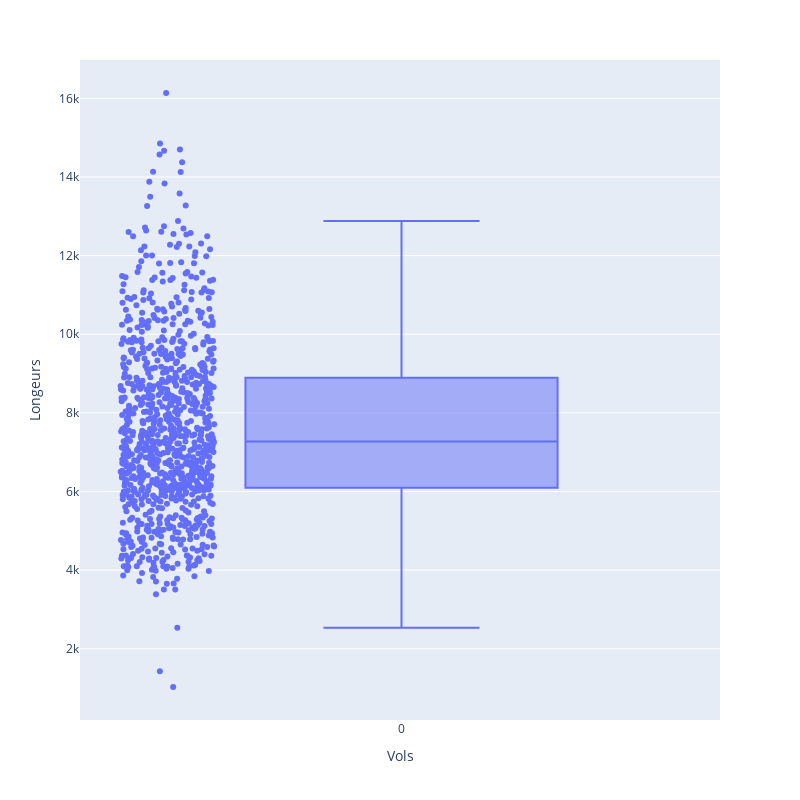

The notebook cell saved with this chart:
### Markdown cell above
4. **Visualisation de la distribution de la longueur des vols :**

### Code cell
import plotly.express as px
fig = px.box(longueurs_vols.values(), points="all")
fig.update_layout(
    autosize=False,
    width=800,
    height=800, xaxis_title="Vols", yaxis_title="Longeurs")
fig.show()

### Figure 1 — Plotly figure (JSON) as saved in the notebook; plotly's stock layout.template omitted (floating-point values rounded to 4 significant figures; data arrays with more than 128 entries replaced by an {"elided": "..."} marker saying what was removed)
{"data": [{"alignmentgroup": "True", "boxpoints": "all", "hovertemplate": "variable=%{x}<br>value=%{y}<extra></extra>", "legendgroup": "", "marker": {"color": "#636efa"}, "name": "", "notched": false, "offsetgroup": "", "orientation": "v", "showlegend": false, "type": "box", "x": {"elided": "1001 str values"}, "x0": " ", "xaxis": "x", "y": {"elided": "1001 int values"}, "y0": " ", "yaxis": "y"}], "layout": {"autosize": false, "boxmode": "group", "height": 800, "legend": {"tracegroupgap": 0}, "margin": {"t": 60}, "width": 800, "xaxis": {"anchor": "y", "domain": [0, 1], "title": {"text": "Vols"}}, "yaxis": {"anchor": "x", "domain": [0, 1], "title": {"text": "Longeurs"}}}}
